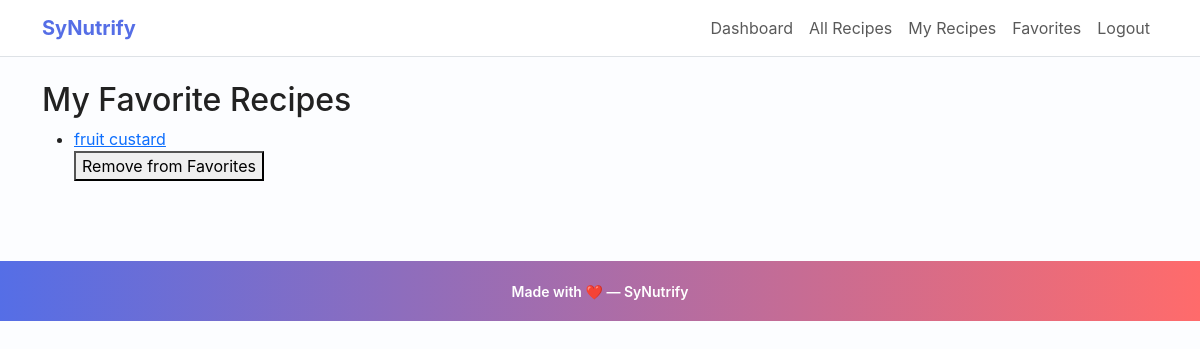
The app's page /favorites (signed in), older data.
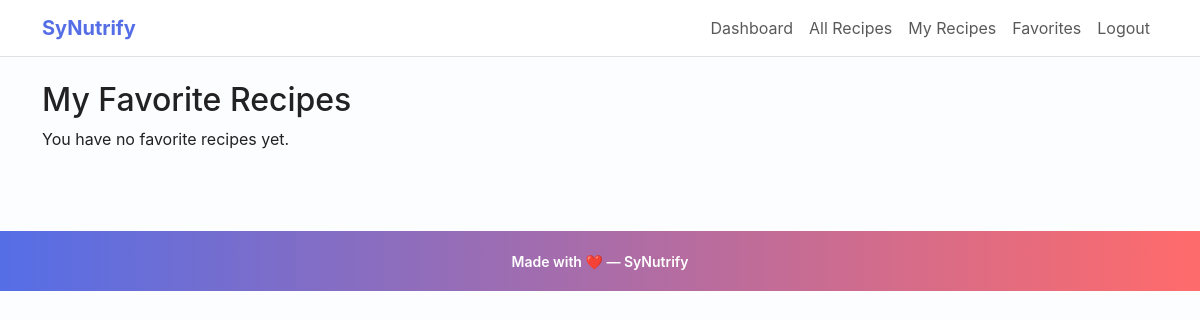
The same page, newer data.
### app.py (models this page shows)
class Favorite(db.Model):
    id = db.Column(db.Integer, primary_key=True)
    user_id = db.Column(db.Integer, db.ForeignKey("user.id"), nullable=False)
    recipe_id = db.Column(db.Integer, db.ForeignKey("recipe.id"), nullable=False)
    user = db.relationship("User", backref="favorites")
    recipe = db.relationship("Recipe", backref="favorited_by")

class Recipe(db.Model):
    id = db.Column(db.Integer, primary_key=True)
    title = db.Column(db.String(150), nullable=False)
    image_url = db.Column(db.String(300))        # New: for recipe image
    ingredients = db.Column(db.Text, nullable=False)
    calories = db.Column(db.Float)
    proteins = db.Column(db.Float)
    fats = db.Column(db.Float)
    carbs = db.Column(db.Float)
    fibers = db.Column(db.Float)
    instructions = db.Column(db.Text, nullable=False)
    youtube_url = db.Column(db.String(300))
    user_id = db.Column(db.Integer, db.ForeignKey("user.id"), nullable=False)
    ratings = db.relationship("Rating", backref="recipe", lazy=True)
    comments = db.relationship("Comment", backref="recipe", lazy=True)

### app.py (the view)
@app.route("/favorites")
@login_required
def favorites():
    favs = Favorite.query.filter_by(user_id=current_user.id).all()
    return render_template("favorites.html", favorites=favs)

### app.py (called while the page is built)
@app.context_processor
def inject_csrf_token():
    return dict(csrf_token=generate_csrf)

@login_manager.user_loader
def load_user(user_id):
    return User.query.get(int(user_id))

### templates/favorites.html
{% extends "base.html" %}
{% block content %}
<h2>My Favorite Recipes</h2>
{% if favorites %}
  <ul>
    {% for fav in favorites %}
      <li>
        <a href="{{ url_for('recipe_detail', recipe_id=fav.recipe.id) }}">
          {{ fav.recipe.title }}
        </a>
        <form method="post" action="{{ url_for('favorite_recipe', recipe_id=fav.recipe.id) }}">
          <button type="submit">Remove from Favorites</button>
        </form>
      </li>
    {% endfor %}
  </ul>
{% else %}
  <p>You have no favorite recipes yet.</p>
{% endif %}
{% endblock %}

### templates/base.html (shortened to what this page needs)
<!doctype html>
<html lang="en">
  <head>
    <link href="https://cdn.jsdelivr.net/npm/bootstrap@5.3.0/dist/css/bootstrap.min.css" rel="stylesheet">
    <link rel="stylesheet" href="{{ url_for('static', filename='css/style.css') }}">
  </head>
  <body>
    <nav class="navbar navbar-expand-lg navbar-light bg-white border-bottom">
      <div class="container">
  <a class="navbar-brand" href="{{ url_for('index') }}">SyNutrify</a>
        <div class="collapse navbar-collapse" id="navCollapse">
          <ul class="navbar-nav ms-auto">
            {% if current_user.is_authenticated %}
              <li class="nav-item"><a class="nav-link" href="{{ url_for('dashboard') }}">Dashboard</a></li>
              <li class="nav-item"><a class="nav-link" href="{{ url_for('recipes') }}">All Recipes</a></li>
              <li class="nav-item"><a class="nav-link" href="{{ url_for('my_recipes') }}">My Recipes</a></li>
              <li class="nav-item"><a class="nav-link" href="{{ url_for('favorites') }}">Favorites</a></li>
              <li class="nav-item"><a class="nav-link" href="{{ url_for('logout') }}">Logout</a></li>
            {% else %}
              <li class="nav-item"><a class="nav-link" href="{{ url_for('login') }}">Login</a></li>
              <li class="nav-item"><a class="nav-link" href="{{ url_for('register') }}">Register</a></li>
            {% endif %}
          </ul>
        </div>
      </div>
    </nav>
    <div class="container py-4">
      {% block content %}{% endblock %}
    </div>
    <footer class="footer">
      <div class="container">
  <small>Made with ❤️ — SyNutrify</small>
      </div>
    </footer>
  </body>
</html>

### static/css/style.css (style rules this page uses)
body { background-color: #f7f8fb; color: #333; }
.navbar-brand { font-weight: 700; }
.footer { margin-top:40px; padding:20px 0; text-align:center; color:#777; }
:root { --primary:#ff6b6b; --accent:#556ee6; --muted:#6c757d; --card-bg:#ffffff; --page-bg:#fcfdff; }
body { background-color: var(--page-bg); color: #222; font-family: Inter, system-ui, -apple-system, 'Segoe UI', Roboto, 'Helvetica Neue', Arial; }
.navbar-brand { font-weight: 700; color: var(--accent) !important; }
.footer { margin-top:40px; padding:18px 0; text-align:center; color:#fff; background: linear-gradient(90deg,var(--accent), var(--primary)); }
.footer small { font-weight:600; }

Row changes from the older to the newer data that the page shows:
removed Favorite: recipe "fruit custard"
Text that changed along with them:
text now shown: "You have no favorite recipes yet."
